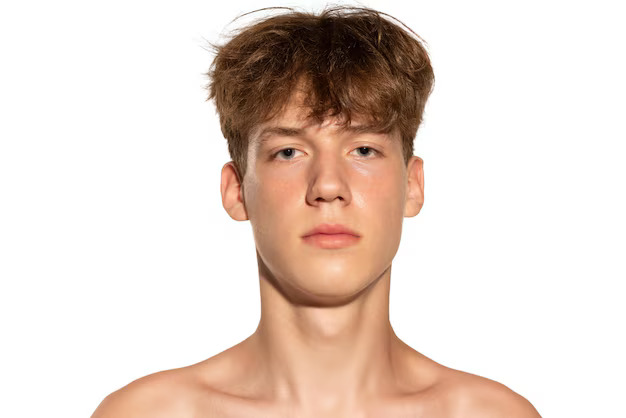
#> input picture backend/face_detection/person.jpg, 626 x 418 px
$ python complete_face_detection.py
#> lines starting #> are read from the running program, lines starting #| are printed output that depends on the picture; after the words box and inside, x2 and y2 are one past the last pixel; in counts of white or black regions, pixels touching at a corner belong together
import cv2

img = cv2.imread("person.jpg")
#> img is the input picture: shape (418, 626, 3); mean B, G, R 205.6, 214.6, 230.3

if img is None:
    print("Image Not Found")
    exit()

gray = cv2.cvtColor(
    img,
    cv2.COLOR_BGR2GRAY
)
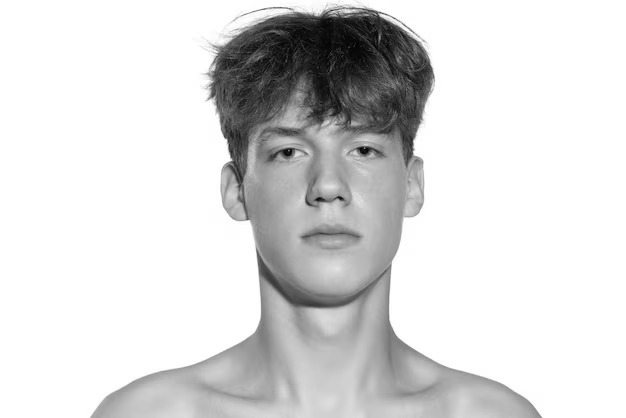
#> gray: shape (418, 626); min 1, max 255, mean 218.2

face_cascade = cv2.CascadeClassifier(
    cv2.data.haarcascades +
    "haarcascade_frontalface_default.xml"
)

faces = face_cascade.detectMultiScale(
    gray,
    scaleFactor=1.1,
    minNeighbors=4
)
#> faces = [[226, 77, 201, 201]]

print(
    "Faces Detected:",
    len(faces)
)
#| Faces Detected: 1
count = 0

for (x,y,w,h) in faces:

    cv2.rectangle(
        img,
        (x,y),
        (x+w,y+h),
        (0,255,0),
        3
    )

    face = img[
        y:y+h,
        x:x+w
    ]
    cv2.imwrite(
        f"face_{count}.jpg",
        face
    )
    count += 1
#> this loop made 1 pass
#> (x, y, w, h, count) on pass 1: (226, 77, 201, 201, 1)
#> pass 1, `face = img[ y:y+h, x:x+w ]`:
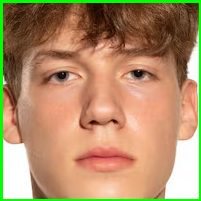
#> face: shape (201, 201, 3); mean B, G, R 104.5, 142.2, 176.8
#> after the loop:
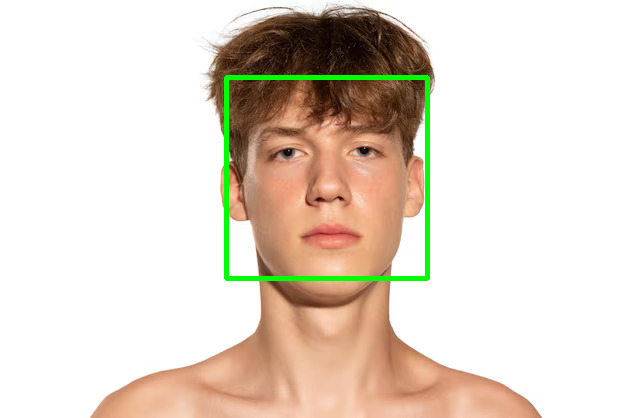
#> img: shape (418, 626, 3); 1.53% of pixels changed, all inside (x1, y1, x2, y2) = (224, 75, 430, 281)
#> after the loop, count = 1

cv2.imshow(
    "Detected Faces",
    img
)
cv2.waitKey(0)
cv2.destroyAllWindows()

$ run again, with backend/face_detection/group.jpg copied over backend/face_detection/person.jpg
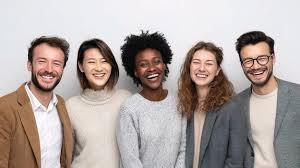
#> input picture backend/face_detection/group.jpg, 300 x 168 px
#> img is the input picture: shape (168, 300, 3); mean B, G, R 161.6, 165.7, 176.6
#> `gray = cv2.cvtColor( img, cv2.COLOR_BGR2GRAY )`:
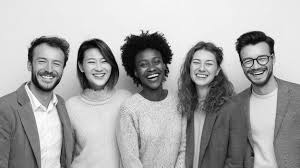
#> gray: shape (168, 300); min 0, max 255, mean 168.4
#> faces = [[187, 51, 32, 32], [134, 49, 34, 34], [80, 49, 34, 34], [235, 44, 41, 41], [27, 44, 45, 45], [7, 17, 83, 83]]
#| Faces Detected: 6
#> the loop `for (x,y,w,h) in faces: ` made 6 passes
#> after the loop `for (x,y,w,h) in faces:`:
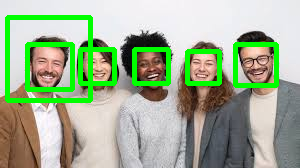
#> img: shape (168, 300, 3); 10.43% of pixels changed, all inside (x1, y1, x2, y2) = (5, 15, 279, 103)
#> after the loop `for (x,y,w,h) in faces:`: count = 6
